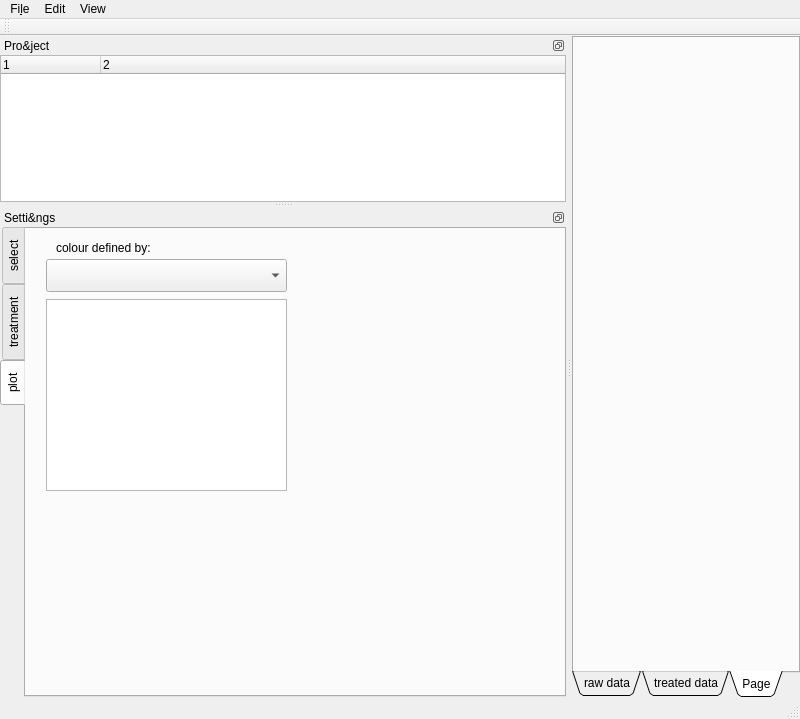
<?xml version="1.0" encoding="UTF-8"?>
<ui version="4.0">
 <class>MainWindow</class>
 <widget class="QMainWindow" name="MainWindow">
  <property name="geometry">
   <rect>
    <x>0</x>
    <y>0</y>
    <width>800</width>
    <height>719</height>
   </rect>
  </property>
  <property name="windowTitle">
   <string>MainWindow</string>
  </property>
  <widget class="QWidget" name="centralwidget">
   <layout class="QGridLayout" name="gridLayout">
    <property name="margin">
     <number>0</number>
    </property>
    <item row="0" column="0">
     <widget class="QTabWidget" name="tabwidgetmain">
      <property name="tabPosition">
       <enum>QTabWidget::South</enum>
      </property>
      <property name="tabShape">
       <enum>QTabWidget::Triangular</enum>
      </property>
      <property name="currentIndex">
       <number>2</number>
      </property>
      <widget class="QWidget" name="tab_raw_data">
       <attribute name="title">
        <string>raw data</string>
       </attribute>
       <layout class="QHBoxLayout" name="horizontalLayout_4">
        <property name="spacing">
         <number>0</number>
        </property>
        <property name="margin">
         <number>0</number>
        </property>
        <item>
         <widget class="QTableView" name="tableView_raw"/>
        </item>
       </layout>
      </widget>
      <widget class="QWidget" name="tab_treated_data">
       <attribute name="title">
        <string>treated data</string>
       </attribute>
       <layout class="QHBoxLayout" name="horizontalLayout">
        <property name="spacing">
         <number>0</number>
        </property>
        <property name="margin">
         <number>0</number>
        </property>
        <item>
         <widget class="QTableView" name="tableView_treated"/>
        </item>
       </layout>
      </widget>
      <widget class="QWidget" name="tab">
       <attribute name="title">
        <string>Page</string>
       </attribute>
       <layout class="QHBoxLayout" name="horizontalLayout_5">
        <property name="spacing">
         <number>0</number>
        </property>
        <property name="margin">
         <number>0</number>
        </property>
       </layout>
      </widget>
     </widget>
    </item>
   </layout>
  </widget>
  <widget class="QMenuBar" name="menubar">
   <property name="geometry">
    <rect>
     <x>0</x>
     <y>0</y>
     <width>800</width>
     <height>27</height>
    </rect>
   </property>
   <widget class="QMenu" name="menuFile">
    <property name="title">
     <string>Fi&amp;le</string>
    </property>
    <addaction name="action_file_project_new"/>
    <addaction name="action_file_project_open"/>
    <addaction name="action_file_project_save"/>
    <addaction name="action_file_project_saveas"/>
    <addaction name="separator"/>
    <addaction name="action_file_exit"/>
   </widget>
   <widget class="QMenu" name="menuEdit">
    <property name="title">
     <string>Edit</string>
    </property>
   </widget>
   <widget class="QMenu" name="menuView">
    <property name="title">
     <string>View</string>
    </property>
    <addaction name="action_view_ToggleFull_Screen"/>
    <addaction name="separator"/>
    <addaction name="action_view_LastPerspective"/>
    <addaction name="action_view_OpenOtherPerspective"/>
    <addaction name="action_view_FactoryPerspective"/>
    <addaction name="action_view_saveCurrentPerspective"/>
   </widget>
   <addaction name="menuFile"/>
   <addaction name="menuEdit"/>
   <addaction name="menuView"/>
  </widget>
  <widget class="QStatusBar" name="statusbar"/>
  <widget class="QToolBar" name="toolBar">
   <property name="windowTitle">
    <string>toolBar</string>
   </property>
   <attribute name="toolBarArea">
    <enum>TopToolBarArea</enum>
   </attribute>
   <attribute name="toolBarBreak">
    <bool>false</bool>
   </attribute>
  </widget>
  <widget class="QDockWidget" name="dockwidget1">
   <property name="minimumSize">
    <size>
     <width>300</width>
     <height>166</height>
    </size>
   </property>
   <property name="floating">
    <bool>false</bool>
   </property>
   <property name="features">
    <set>QDockWidget::DockWidgetFloatable|QDockWidget::DockWidgetMovable</set>
   </property>
   <property name="allowedAreas">
    <set>Qt::LeftDockWidgetArea|Qt::RightDockWidgetArea</set>
   </property>
   <property name="windowTitle">
    <string notr="true">Pro&amp;ject</string>
   </property>
   <attribute name="dockWidgetArea">
    <number>1</number>
   </attribute>
   <widget class="QWidget" name="dockWidgetContents">
    <layout class="QHBoxLayout" name="horizontalLayout_2">
     <property name="spacing">
      <number>0</number>
     </property>
     <property name="margin">
      <number>0</number>
     </property>
     <item>
      <widget class="QTreeWidget" name="treeWidgetProject">
       <property name="frameShadow">
        <enum>QFrame::Plain</enum>
       </property>
       <property name="columnCount">
        <number>2</number>
       </property>
       <column>
        <property name="text">
         <string notr="true">1</string>
        </property>
       </column>
       <column>
        <property name="text">
         <string notr="true">2</string>
        </property>
       </column>
      </widget>
     </item>
    </layout>
   </widget>
  </widget>
  <widget class="QDockWidget" name="dockWidget2">
   <property name="minimumSize">
    <size>
     <width>319</width>
     <height>410</height>
    </size>
   </property>
   <property name="features">
    <set>QDockWidget::DockWidgetFloatable|QDockWidget::DockWidgetMovable</set>
   </property>
   <property name="allowedAreas">
    <set>Qt::LeftDockWidgetArea|Qt::RightDockWidgetArea</set>
   </property>
   <property name="windowTitle">
    <string notr="true">Setti&amp;ngs</string>
   </property>
   <attribute name="dockWidgetArea">
    <number>1</number>
   </attribute>
   <widget class="QWidget" name="dockWidgetContents_2">
    <layout class="QHBoxLayout" name="horizontalLayout_3">
     <property name="spacing">
      <number>0</number>
     </property>
     <property name="margin">
      <number>0</number>
     </property>
     <item>
      <widget class="QTabWidget" name="tabWidget">
       <property name="tabPosition">
        <enum>QTabWidget::West</enum>
       </property>
       <property name="currentIndex">
        <number>2</number>
       </property>
       <widget class="QWidget" name="tabSettings_select">
        <attribute name="title">
         <string>select</string>
        </attribute>
        <layout class="QVBoxLayout" name="verticalLayout_2">
         <item>
          <widget class="QComboBox" name="comboBox_select1"/>
         </item>
         <item>
          <widget class="QListWidget" name="listWidget_select1">
           <property name="selectionMode">
            <enum>QAbstractItemView::ExtendedSelection</enum>
           </property>
          </widget>
         </item>
         <item>
          <widget class="QComboBox" name="comboBox_select2"/>
         </item>
         <item>
          <widget class="QListWidget" name="listWidget_select2">
           <property name="selectionMode">
            <enum>QAbstractItemView::ExtendedSelection</enum>
           </property>
          </widget>
         </item>
         <item>
          <widget class="QComboBox" name="comboBox_select3"/>
         </item>
         <item>
          <widget class="QListWidget" name="listWidget_select3">
           <property name="selectionMode">
            <enum>QAbstractItemView::ContiguousSelection</enum>
           </property>
          </widget>
         </item>
        </layout>
       </widget>
       <widget class="QWidget" name="tabSettings_treat">
        <attribute name="title">
         <string>treatment</string>
        </attribute>
        <layout class="QGridLayout" name="gridLayout_2">
         <item row="2" column="1">
          <widget class="QLabel" name="label_3">
           <property name="sizePolicy">
            <sizepolicy hsizetype="Preferred" vsizetype="Fixed">
             <horstretch>0</horstretch>
             <verstretch>0</verstretch>
            </sizepolicy>
           </property>
           <property name="text">
            <string>selected</string>
           </property>
          </widget>
         </item>
         <item row="3" column="0">
          <widget class="QPushButton" name="pushButton_treatment_add">
           <property name="text">
            <string>add &gt;</string>
           </property>
          </widget>
         </item>
         <item row="4" column="1">
          <widget class="QListWidget" name="listWidget_treatSelected"/>
         </item>
         <item row="0" column="0" colspan="2">
          <widget class="QLabel" name="label">
           <property name="sizePolicy">
            <sizepolicy hsizetype="Preferred" vsizetype="Fixed">
             <horstretch>0</horstretch>
             <verstretch>0</verstretch>
            </sizepolicy>
           </property>
           <property name="text">
            <string>Pretreatments</string>
           </property>
           <property name="alignment">
            <set>Qt::AlignCenter</set>
           </property>
          </widget>
         </item>
         <item row="4" column="0">
          <widget class="QListWidget" name="listWidget_treatAvailable"/>
         </item>
         <item row="3" column="1">
          <widget class="QPushButton" name="pushButton_treatment_remove">
           <property name="text">
            <string>&lt; remove</string>
           </property>
          </widget>
         </item>
         <item row="2" column="0">
          <widget class="QLabel" name="label_2">
           <property name="sizePolicy">
            <sizepolicy hsizetype="Preferred" vsizetype="Fixed">
             <horstretch>0</horstretch>
             <verstretch>0</verstretch>
            </sizepolicy>
           </property>
           <property name="text">
            <string>available</string>
           </property>
          </widget>
         </item>
         <item row="1" column="0">
          <widget class="QCheckBox" name="checkBox_treatment_apply">
           <property name="text">
            <string>apply immediately</string>
           </property>
           <property name="checked">
            <bool>true</bool>
           </property>
          </widget>
         </item>
         <item row="1" column="1">
          <widget class="QPushButton" name="pushButton_treatment_apply">
           <property name="enabled">
            <bool>false</bool>
           </property>
           <property name="text">
            <string>apply now</string>
           </property>
          </widget>
         </item>
        </layout>
       </widget>
       <widget class="QWidget" name="tabSettings_plot">
        <attribute name="title">
         <string>plot</string>
        </attribute>
        <widget class="QLabel" name="label_4">
         <property name="geometry">
          <rect>
           <x>30</x>
           <y>10</y>
           <width>221</width>
           <height>17</height>
          </rect>
         </property>
         <property name="text">
          <string>colour defined by:</string>
         </property>
        </widget>
        <widget class="QComboBox" name="comboPlot_ColourBy">
         <property name="geometry">
          <rect>
           <x>20</x>
           <y>30</y>
           <width>241</width>
           <height>33</height>
          </rect>
         </property>
        </widget>
        <widget class="QListWidget" name="listWidgetPlot_ColourBy">
         <property name="geometry">
          <rect>
           <x>20</x>
           <y>70</y>
           <width>241</width>
           <height>192</height>
          </rect>
         </property>
        </widget>
       </widget>
      </widget>
     </item>
    </layout>
   </widget>
  </widget>
  <action name="action_file_project_new">
   <property name="text">
    <string>&amp;new Project</string>
   </property>
  </action>
  <action name="action_file_project_open">
   <property name="text">
    <string>&amp;open Project</string>
   </property>
   <property name="shortcut">
    <string>Ctrl+O</string>
   </property>
  </action>
  <action name="action_file_project_save">
   <property name="text">
    <string>&amp;save project</string>
   </property>
  </action>
  <action name="action_file_project_saveas">
   <property name="text">
    <string>save &amp;project as</string>
   </property>
  </action>
  <action name="action">
   <property name="text">
    <string>-</string>
   </property>
  </action>
  <action name="action_view_ToggleFull_Screen">
   <property name="checkable">
    <bool>true</bool>
   </property>
   <property name="text">
    <string>Toggle Full Screen</string>
   </property>
   <property name="shortcut">
    <string>F12</string>
   </property>
  </action>
  <action name="action_view_LastPerspective">
   <property name="text">
    <string>last Perspective</string>
   </property>
  </action>
  <action name="action_view_OpenOtherPerspective">
   <property name="text">
    <string>open other Perspective</string>
   </property>
  </action>
  <action name="action_view_FactoryPerspective">
   <property name="text">
    <string>Factory Perspective</string>
   </property>
  </action>
  <action name="action_view_saveCurrentPerspective">
   <property name="text">
    <string>save current Perspective</string>
   </property>
   <property name="shortcut">
    <string>F10</string>
   </property>
  </action>
  <action name="action_file_exit">
   <property name="text">
    <string>Exit</string>
   </property>
   <property name="shortcut">
    <string>Alt+X</string>
   </property>
  </action>
 </widget>
 <resources/>
 <connections>
  <connection>
   <sender>action_file_exit</sender>
   <signal>triggered()</signal>
   <receiver>MainWindow</receiver>
   <slot>close()</slot>
   <hints>
    <hint type="sourcelabel">
     <x>-1</x>
     <y>-1</y>
    </hint>
    <hint type="destinationlabel">
     <x>399</x>
     <y>299</y>
    </hint>
   </hints>
  </connection>
 </connections>
</ui>
